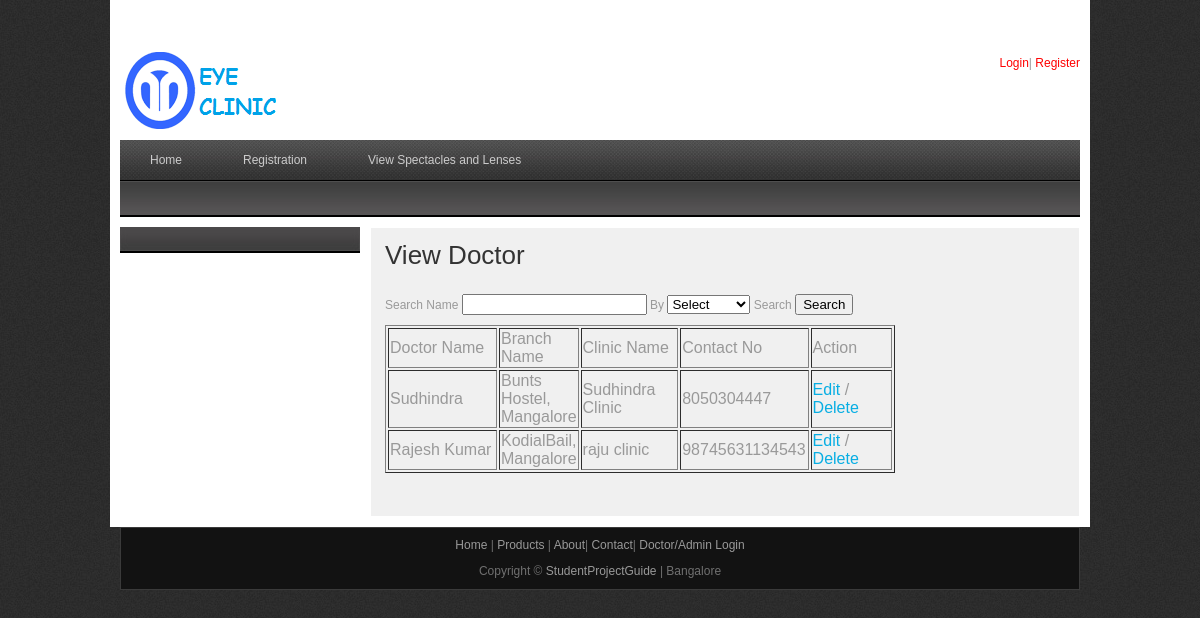
The app's page /viewdoctor.php with its own data.
### tables this page shows
CREATE TABLE IF NOT EXISTS `doctor` (
  `doc_id` int(10) NOT NULL AUTO_INCREMENT,
  `branch_id` int(10) NOT NULL,
  `doc_name` varchar(25) NOT NULL,
  `clinic_name` varchar(25) NOT NULL,
  `email_id` varchar(25) NOT NULL,
  `phone` varchar(25) NOT NULL,
  `mobile` varchar(25) NOT NULL,
  `login_id` varchar(25) NOT NULL,
  `password` varchar(25) NOT NULL,
  `created_at` date NOT NULL,
  `last_login` datetime NOT NULL,
  PRIMARY KEY (`doc_id`)
);

CREATE TABLE IF NOT EXISTS `branch` (
  `branch_id` int(10) NOT NULL AUTO_INCREMENT,
  `branch_name` varchar(30) NOT NULL,
  `description` varchar(50) NOT NULL,
  PRIMARY KEY (`branch_id`)
);

### viewdoctor.php (the view, shortened to what this page needs)
<?php
include("includes/header.php");
include("includes/conn.php");
if(isset($_POST[search]))
{
	if($_POST[group] == "Name")
	{
	$resultd = mysqli_query($con,"SELECT * FROM  doctor WHERE  doc_name LIKE  '%$_POST[docname]%'");
	}
	else if($_POST[group] == "Doctor ID")
	{
	$resultd = mysqli_query($con,"SELECT * FROM  doctor WHERE doc_id LIKE '$_POST[docname]'");
	}
	else if($_POST[group] == "Mobile No")
	{
	$resultd = mysqli_query($con,"SELECT * FROM  doctor WHERE mobile LIKE '$_POST[docname]'");
	}
}
else if($_GET[act] =="delete")
{
	mysqli_query($con,"DELETE FROM doctor where doc_id='$_GET[docid]'");
	if(mysqli_affected_rows($con) == 1 )
	{
		$rcsucc = "Doctor record deleted successfully...";
	}
}
else
{
	$resultd = mysqli_query($con,"SELECT * FROM doctor");
}
?>
    <div id="templatemo_main">
   		<div id="sidebar" class="float_l">
        	<div class="sidebar_box"><span class="bottom"></span>
            </div>
   		</div>
        <div id="content" class="float_r">
          <h2>View Doctor</h2>
          <form id="form1" name="form1" method="post" action="" onSubmit="return validation()">
            <p>
              <label for="docname">Search Name</label>
            <input type="text" name="docname" id="docname" />
            <label for="group">By</label>
<select name="group" id="group">
  <option value="">Select</option>
</select>
            Search
            <input type="submit" name="search" id="search" value="Search" />
            </p>
            <table width="510" border="1">
          <tr>
                <td width="155">Doctor Name</td>
                <td width="75">Branch Name</td>
                <td width="126">Clinic Name</td>
                <td width="126">Contact No</td>
                <td width="126">Action</td>
          </tr>
              <?php
           	while($row = mysqli_fetch_array($resultd))
  {
  echo "<tr>";
  echo "<td>" . $row['doc_name'] . "</td>";
  $selbr= mysqli_query($con,"SELECT * FROM branch where branch_id = '$row[branch_id]'");
  $recbr = mysqli_fetch_array($selbr);
  echo "<td>" . $recbr[branch_name] . "</td>";
  echo "<td>" . $row['clinic_name'] . "</td>";
  echo "<td>" . $row['mobile'] . "</td>";
  echo "<td><a href='updatedoctor.php?docid=$row[doc_id]'>Edit</a> / <a href='viewdoctor.php?docid=$row[doc_id]&act=delete'>Delete</a></a></td>";
  echo "</tr>";
  }
?>
            </table>
            <p>&nbsp;</p>
          </form>
</div>
  </div>
    </div>
    <?php
include("includes/footer.php");
?>

### css/templatemo_style.css (style rules this page uses)
body { margin: 0; padding: 0; color: #999; font-family: Tahoma, Geneva, sans-serif; font-size: 12px; line-height: 1.4em; background-color: #2e2e2e; background-repeat: repeat; background-image: url(../images/templatemo_body.jpg) }
a, a:link, a:visited { color: #08aee3; font-weight: normal; text-decoration: none; }
p { margin: 0 0 10px 0; padding: 0; }
h1, h2, h3, h4, h5, h6 { color: #333; font-weight: normal; }
h2 { font-size: 26px; margin: 0 0 25px; padding: 5px 0; }
.float_l { float: left }
.float_r { float: right }
#templatemo_main { width: 100%; margin-bottom: 10px; }
#content { width: 680px; background: #f0f0f0; border: 1px solid #fff; padding: 14px; }
#sidebar { width: 240px }
.sidebar_box { position: relative; background: #4c4a4a; margin-bottom: 36px; }
.sidebar_box span.bottom { position: absolute; bottom: -26px; left: 0; width: 240px; height: 26px; background: url(../images/templatemo_sidebar_bottom.jpg) }

### records on screen
doctor: doc_name "Sudhindra", branch.branch_name "Bunts Hostel, Mangalore", clinic_name "Sudhindra Clinic", mobile "8050304447"
doctor: doc_name "Rajesh Kumar", branch.branch_name "KodialBail, Mangalore", clinic_name "raju clinic", mobile "98745631134543"
